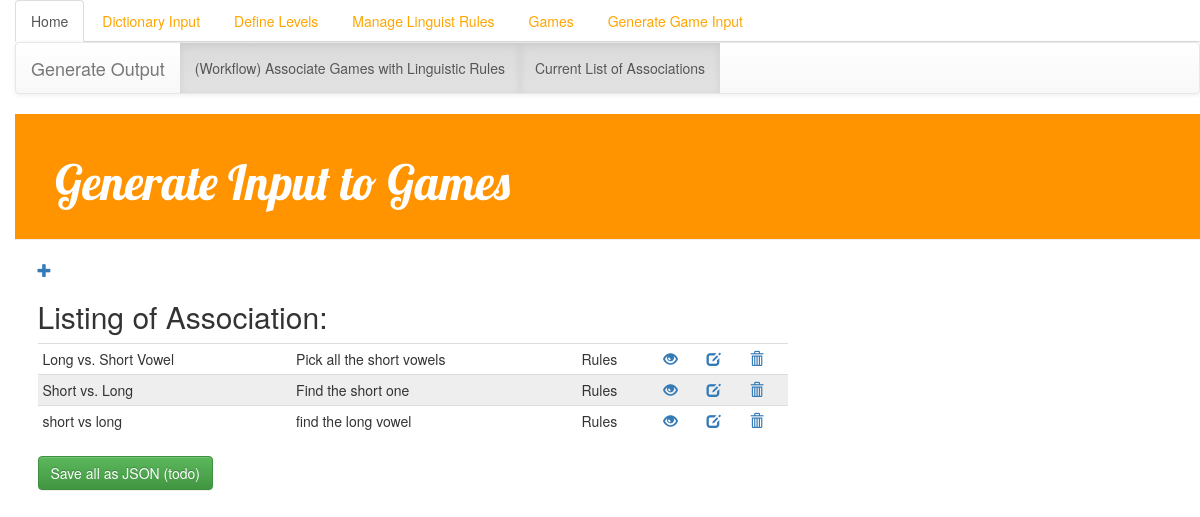
Page /Wordout/wordout_association_list/ on the committed database.
### Wordout/models.py (models this page shows, shortened)
class AssociationTable(models.Model):
    name = models.CharField(max_length=200,default='Association')
    gameType = models.ForeignKey('Games.GameType',null=True)
    linguistic_rule_input = models.ForeignKey('Linguistics.LinguisticRule', related_name='input',null=True)
    linguistic_rule_output = models.ForeignKey('Linguistics.LinguisticRule', related_name='output', null=True)
    question = models.CharField(max_length=200,default='Question',null=True)

### Games/models.py (models this page shows)
class GameType(models.Model):
    name = models.CharField(max_length=200,default='NoName',null=True)
    description = models.TextField(default='Missing Description',null=True)
    def __str__(self):
       return self.name

### Wordout/views.py (the view)
def wordout_association_list(request):
    associations = AssociationTable.objects.all()
    return render(request, 'Wordout/wordout_association_list.html',{'associations': associations})

### templates/Wordout/wordout_association_list.html
{% extends 'Wordout/base.html' %}
{% block content %}
    <a href="{% url 'wordout_new' %}" class="top-menu"><span class="glyphicon glyphicon-plus"></span></a>
    <h2> Listing of Association: </h2>
    <div class="post">
<table class="table table-condensed">
    <tbody>
    {%  for association in associations %}
        <tr>
            <td>
                {{ association.name }}
            </td>
            <td>
                {{ association.question }}
            </td>
            <td>
                {{ association.gameType }}
            </td>
            <td>
                <a href="{% url 'wordout_print' pk=association.pk %}"><span class='glyphicon glyphicon-eye-open'></span></a>
            </td>
            <td>
                <a href="{% url 'wordout_edit' pk=association.pk %}"><span class='glyphicon glyphicon-edit'></span></a>
            </td>
            <td>
                <a  href="{% url 'wordout_delete' pk=association.pk %}" onclick="return confirm('really?')">
                    <span class='glyphicon glyphicon-trash'></span>
                </a>
            </td>
        </tr>
    {%  endfor %}
    </tbody>
</table>
    </div>
    <button type="button" class="btn btn-success">Save all as JSON (todo)</button>
{% endblock %}

### Input/static/Input/css/style.css (style rules this page uses)
body { padding-left: 15px; }
table tr:nth-child(even) { background-color: #eee; }
table tr:nth-child(odd) { background-color:#fff; }

### rows in the picture
AssociationTable: name "Long vs. Short Vowel", question "Pick all the short vowels", gameType "Rules"
AssociationTable: name "Short vs. Long", question "Find the short one", gameType "Rules"
AssociationTable: name "short vs long", question "find the long vowel", gameType "Rules"
